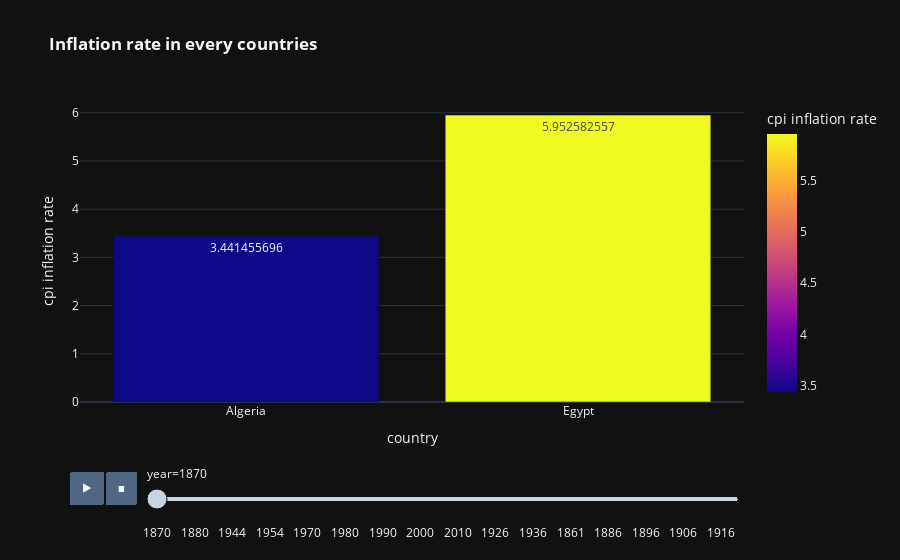

This figure's notebook cell:
### Code cell
px.bar(df,x='country',y='inflation_annual_cpi',color='inflation_annual_cpi',animation_frame='year',text='inflation_annual_cpi',labels={'inflation_annual_cpi':'cpi inflation rate'},animation_group='country',template='plotly_dark',title='<b> Inflation rate in every countries')

### Figure 1 — Plotly figure (JSON) as saved in the notebook; plotly's stock layout.template omitted (floating-point values rounded to 4 significant figures)
{"data": [{"alignmentgroup": "True", "hovertemplate": "year=1870<br>country=%{x}<br>cpi inflation rate=%{marker.color}<extra></extra>", "ids": ["Algeria", "Egypt"], "legendgroup": "", "marker": {"color": [3.441, 5.953], "coloraxis": "coloraxis", "pattern": {"shape": ""}}, "name": "", "offsetgroup": "", "orientation": "v", "showlegend": false, "text": [3.441, 5.953], "textposition": "auto", "type": "bar", "x": ["Algeria", "Egypt"], "xaxis": "x", "y": [3.441, 5.953], "yaxis": "y"}], "layout": {"autosize": true, "barmode": "relative", "coloraxis": {"colorbar": {"title": {"text": "cpi inflation rate"}}, "colorscale": [[0, "#0d0887"], [0.1111, "#46039f"], [0.2222, "#7201a8"], [0.3333, "#9c179e"], [0.4444, "#bd3786"], [0.5556, "#d8576b"], [0.6667, "#ed7953"], [0.7778, "#fb9f3a"], [0.8889, "#fdca26"], [1, "#f0f921"]]}, "legend": {"tracegroupgap": 0}, "sliders": [{"active": 0, "currentvalue": {"prefix": "year="}, "len": 0.9, "pad": {"b": 10, "t": 60}, "steps": [{"args": [["1870"], {"frame": {"duration": 0, "redraw": true}, "fromcurrent": true, "mode": "immediate", "transition": {"duration": 0, "easing": "linear"}}], "label": "1870", "method": "animate"}, {"args": [["1871"], {"frame": {"duration": 0, "redraw": true}, "fromcurrent": true, "mode": "immediate", "transition": {"duration": 0, "easing": "linear"}}], "label": "1871", "method": "animate"}, {"args": [["1872"], {"frame": {"duration": 0, "redraw": true}, "fromcurrent": true, "mode": "immediate", "transition": {"duration": 0, "easing": "linear"}}], "label": "1872", "method": "animate"}, {"args": [["1873"], {"frame": {"duration": 0, "redraw": true}, "fromcurrent": true, "mode": "immediate", "transition": {"duration": 0, "easing": "linear"}}], "label": "1873", "method": "animate"}, {"args": [["1874"], {"frame": {"duration": 0, "redraw": true}, "fromcurrent": true, "mode": "immediate", "transition": {"duration": 0, "easing": "linear"}}], "label": "1874", "method": "animate"}, {"args": [["1875"], {"frame": {"duration": 0, "redraw": true}, "fromcurrent": true, "mode": "immediate", "transition": {"duration": 0, "easing": "linear"}}], "label": "1875", "method": "animate"}, {"args": [["1876"], {"frame": {"duration": 0, "redraw": true}, "fromcurrent": true, "mode": "immediate", "transition": {"duration": 0, "easing": "linear"}}], "label": "1876", "method": "animate"}, {"args": [["1877"], {"frame": {"duration": 0, "redraw": true}, "fromcurrent": true, "mode": "immediate", "transition": {"duration": 0, "easing": "linear"}}], "label": "1877", "method": "animate"}, {"args": [["1878"], {"frame": {"duration": 0, "redraw": true}, "fromcurrent": true, "mode": "immediate", "transition": {"duration": 0, "easing": "linear"}}], "label": "1878", "method": "animate"}, {"args": [["1879"], {"frame": {"duration": 0, "redraw": true}, "fromcurrent": true, "mode": "immediate", "transition": {"duration": 0, "easing": "linear"}}], "label": "1879", "method": "animate"}, {"args": [["1880"], {"frame": {"duration": 0, "redraw": true}, "fromcurrent": true, "mode": "immediate", "transition": {"duration": 0, "easing": "linear"}}], "label": "1880", "method": "animate"}, {"args": [["1881"], {"frame": {"duration": 0, "redraw": true}, "fromcurrent": true, "mode": "immediate", "transition": {"duration": 0, "easing": "linear"}}], "label": "1881", "method": "animate"}, {"args": [["1882"], {"frame": {"duration": 0, "redraw": true}, "fromcurrent": true, "mode": "immediate", "transition": {"duration": 0, "easing": "linear"}}], "label": "1882", "method": "animate"}, {"args": [["1883"], {"frame": {"duration": 0, "redraw": true}, "fromcurrent": true, "mode": "immediate", "transition": {"duration": 0, "easing": "linear"}}], "label": "1883", "method": "animate"}, {"args": [["1884"], {"frame": {"duration": 0, "redraw": true}, "fromcurrent": true, "mode": "immediate", "transition": {"duration": 0, "easing": "linear"}}], "label": "1884", "method": "animate"}, {"args": [["1939"], {"frame": {"duration": 0, "redraw": true}, "fromcurrent": true, "mode": "immediate", "transition": {"duration": 0, "easing": "linear"}}], "label": "1939", "method": "animate"}, {"args": [["1940"], {"frame": {"duration": 0, "redraw": true}, "fromcurrent": true, "mode": "immediate", "transition": {"duration": 0, "easing": "linear"}}], "label": "1940", "method": "animate"}, {"args": [["1941"], {"frame": {"duration": 0, "redraw": true}, "fromcurrent": true, "mode": "immediate", "transition": {"duration": 0, "easing": "linear"}}], "label": "1941", "method": "animate"}, {"args": [["1942"], {"frame": {"duration": 0, "redraw": true}, "fromcurrent": true, "mode": "immediate", "transition": {"duration": 0, "easing": "linear"}}], "label": "1942", "method": "animate"}, {"args": [["1943"], {"frame": {"duration": 0, "redraw": true}, "fromcurrent": true, "mode": "immediate", "transition": {"duration": 0, "easing": "linear"}}], "label": "1943", "method": "animate"}, {"args": [["1944"], {"frame": {"duration": 0, "redraw": true}, "fromcurrent": true, "mode": "immediate", "transition": {"duration": 0, "easing": "linear"}}], "label": "1944", "method": "animate"}, {"args": [["1945"], {"frame": {"duration": 0, "redraw": true}, "fromcurrent": true, "mode": "immediate", "transition": {"duration": 0, "easing": "linear"}}], "label": "1945", "method": "animate"}, {"args": [["1946"], {"frame": {"duration": 0, "redraw": true}, "fromcurrent": true, "mode": "immediate", "transition": {"duration": 0, "easing": "linear"}}], "label": "1946", "method": "animate"}, {"args": [["1947"], {"frame": {"duration": 0, "redraw": true}, "fromcurrent": true, "mode": "immediate", "transition": {"duration": 0, "easing": "linear"}}], "label": "1947", "method": "animate"}, {"args": [["1948"], {"frame": {"duration": 0, "redraw": true}, "fromcurrent": true, "mode": "immediate", "transition": {"duration": 0, "easing": "linear"}}], "label": "1948", "method": "animate"}, {"args": [["1949"], {"frame": {"duration": 0, "redraw": true}, "fromcurrent": true, "mode": "immediate", "transition": {"duration": 0, "easing": "linear"}}], "label": "1949", "method": "animate"}, {"args": [["1950"], {"frame": {"duration": 0, "redraw": true}, "fromcurrent": true, "mode": "immediate", "transition": {"duration": 0, "easing": "linear"}}], "label": "1950", "method": "animate"}, {"args": [["1951"], {"frame": {"duration": 0, "redraw": true}, "fromcurrent": true, "mode": "immediate", "transition": {"duration": 0, "easing": "linear"}}], "label": "1951", "method": "animate"}, {"args": [["1952"], {"frame": {"duration": 0, "redraw": true}, "fromcurrent": true, "mode": "immediate", "transition": {"duration": 0, "easing": "linear"}}], "label": "1952", "method": "animate"}, {"args": [["1953"], {"frame": {"duration": 0, "redraw": true}, "fromcurrent": true, "mode": "immediate", "transition": {"duration": 0, "easing": "linear"}}], "label": "1953", "method": "animate"}, {"args": [["1954"], {"frame": {"duration": 0, "redraw": true}, "fromcurrent": true, "mode": "immediate", "transition": {"duration": 0, "easing": "linear"}}], "label": "1954", "method": "animate"}, {"args": [["1955"], {"frame": {"duration": 0, "redraw": true}, "fromcurrent": true, "mode": "immediate", "transition": {"duration": 0, "easing": "linear"}}], "label": "1955", "method": "animate"}, {"args": [["1956"], {"frame": {"duration": 0, "redraw": true}, "fromcurrent": true, "mode": "immediate", "transition": {"duration": 0, "easing": "linear"}}], "label": "1956", "method": "animate"}, {"args": [["1957"], {"frame": {"duration": 0, "redraw": true}, "fromcurrent": true, "mode": "immediate", "transition": {"duration": 0, "easing": "linear"}}], "label": "1957", "method": "animate"}, {"args": [["1958"], {"frame": {"duration": 0, "redraw": true}, "fromcurrent": true, "mode": "immediate", "transition": {"duration": 0, "easing": "linear"}}], "label": "1958", "method": "animate"}, {"args": [["1959"], {"frame": {"duration": 0, "redraw": true}, "fromcurrent": true, "mode": "immediate", "transition": {"duration": 0, "easing": "linear"}}], "label": "1959", "method": "animate"}, {"args": [["1960"], {"frame": {"duration": 0, "redraw": true}, "fromcurrent": true, "mode": "immediate", "transition": {"duration": 0, "easing": "linear"}}], "label": "1960", "method": "animate"}, {"args": [["1961"], {"frame": {"duration": 0, "redraw": true}, "fromcurrent": true, "mode": "immediate", "transition": {"duration": 0, "easing": "linear"}}], "label": "1961", "method": "animate"}, {"args": [["1968"], {"frame": {"duration": 0, "redraw": true}, "fromcurrent": true, "mode": "immediate", "transition": {"duration": 0, "easing": "linear"}}], "label": "1968", "method": "animate"}, {"args": [["1969"], {"frame": {"duration": 0, "redraw": true}, "fromcurrent": true, "mode": "immediate", "transition": {"duration": 0, "easing": "linear"}}], "label": "1969", "method": "animate"}, {"args": [["1970"], {"frame": {"duration": 0, "redraw": true}, "fromcurrent": true, "mode": "immediate", "transition": {"duration": 0, "easing": "linear"}}], "label": "1970", "method": "animate"}, {"args": [["1971"], {"frame": {"duration": 0, "redraw": true}, "fromcurrent": true, "mode": "immediate", "transition": {"duration": 0, "easing": "linear"}}], "label": "1971", "method": "animate"}, {"args": [["1972"], {"frame": {"duration": 0, "redraw": true}, "fromcurrent": true, "mode": "immediate", "transition": {"duration": 0, "easing": "linear"}}], "label": "1972", "method": "animate"}, {"args": [["1973"], {"frame": {"duration": 0, "redraw": true}, "fromcurrent": true, "mode": "immediate", "transition": {"duration": 0, "easing": "linear"}}], "label": "1973", "method": "animate"}, {"args": [["1974"], {"frame": {"duration": 0, "redraw": true}, "fromcurrent": true, "mode": "immediate", "transition": {"duration": 0, "easing": "linear"}}], "label": "1974", "method": "animate"}, {"args": [["1975"], {"frame": {"duration": 0, "redraw": true}, "fromcurrent": true, "mode": "immediate", "transition": {"duration": 0, "easing": "linear"}}], "label": "1975", "method": "animate"}, {"args": [["1976"], {"frame": {"duration": 0, "redraw": true}, "fromcurrent": true, "mode": "immediate", "transition": {"duration": 0, "easing": "linear"}}], "label": "1976", "method": "animate"}, {"args": [["1977"], {"frame": {"duration": 0, "redraw": true}, "fromcurrent": true, "mode": "immediate", "transition": {"duration": 0, "easing": "linear"}}], "label": "1977", "method": "animate"}, {"args": [["1978"], {"frame": {"duration": 0, "redraw": true}, "fromcurrent": true, "mode": "immediate", "transition": {"duration": 0, "easing": "linear"}}], "label": "1978", "method": "animate"}, {"args": [["1979"], {"frame": {"duration": 0, "redraw": true}, "fromcurrent": true, "mode": "immediate", "transition": {"duration": 0, "easing": "linear"}}], "label": "1979", "method": "animate"}, {"args": [["1980"], {"frame": {"duration": 0, "redraw": true}, "fromcurrent": true, "mode": "immediate", "transition": {"duration": 0, "easing": "linear"}}], "label": "1980", "method": "animate"}, {"args": [["1981"], {"frame": {"duration": 0, "redraw": true}, "fromcurrent": true, "mode": "immediate", "transition": {"duration": 0, "easing": "linear"}}], "label": "1981", "method": "animate"}, {"args": [["1982"], {"frame": {"duration": 0, "redraw": true}, "fromcurrent": true, "mode": "immediate", "transition": {"duration": 0, "easing": "linear"}}], "label": "1982", "method": "animate"}, {"args": [["1983"], {"frame": {"duration": 0, "redraw": true}, "fromcurrent": true, "mode": "immediate", "transition": {"duration": 0, "easing": "linear"}}], "label": "1983", "method": "animate"}, {"args": [["1984"], {"frame": {"duration": 0, "redraw": true}, "fromcurrent": true, "mode": "immediate", "transition": {"duration": 0, "easing": "linear"}}], "label": "1984", "method": "animate"}, {"args": [["1985"], {"frame": {"duration": 0, "redraw": true}, "fromcurrent": true, "mode": "immediate", "transition": {"duration": 0, "easing": "linear"}}], "label": "1985", "method": "animate"}, {"args": [["1986"], {"frame": {"duration": 0, "redraw": true}, "fromcurrent": true, "mode": "immediate", "transition": {"duration": 0, "easing": "linear"}}], "label": "1986", "method": "animate"}, {"args": [["1987"], {"frame": {"duration": 0, "redraw": true}, "fromcurrent": true, "mode": "immediate", "transition": {"duration": 0, "easing": "linear"}}], "label": "1987", "method": "animate"}, {"args": [["1988"], {"frame": {"duration": 0, "redraw": true}, "fromcurrent": true, "mode": "immediate", "transition": {"duration": 0, "easing": "linear"}}], "label": "1988", "method": "animate"}, {"args": [["1989"], {"frame": {"duration": 0, "redraw": true}, "fromcurrent": true, "mode": "immediate", "transition": {"duration": 0, "easing": "linear"}}], "label": "1989", "method": "animate"}, {"args": [["1990"], {"frame": {"duration": 0, "redraw": true}, "fromcurrent": true, "mode": "immediate", "transition": {"duration": 0, "easing": "linear"}}], "label": "1990", "method": "animate"}, {"args": [["1991"], {"frame": {"duration": 0, "redraw": true}, "fromcurrent": true, "mode": "immediate", "transition": {"duration": 0, "easing": "linear"}}], "label": "1991", "method": "animate"}, {"args": [["1992"], {"frame": {"duration": 0, "redraw": true}, "fromcurrent": true, "mode": "immediate", "transition": {"duration": 0, "easing": "linear"}}], "label": "1992", "method": "animate"}, {"args": [["1993"], {"frame": {"duration": 0, "redraw": true}, "fromcurrent": true, "mode": "immediate", "transition": {"duration": 0, "easing": "linear"}}], "label": "1993", "method": "animate"}, {"args": [["1994"], {"frame": {"duration": 0, "redraw": true}, "fromcurrent": true, "mode": "immediate", "transition": {"duration": 0, "easing": "linear"}}], "label": "1994", "method": "animate"}, {"args": [["1995"], {"frame": {"duration": 0, "redraw": true}, "fromcurrent": true, "mode": "immediate", "transition": {"duration": 0, "easing": "linear"}}], "label": "1995", "method": "animate"}, {"args": [["1996"], {"frame": {"duration": 0, "redraw": true}, "fromcurrent": true, "mode": "immediate", "transition": {"duration": 0, "easing": "linear"}}], "label": "1996", "method": "animate"}, {"args": [["1997"], {"frame": {"duration": 0, "redraw": true}, "fromcurrent": true, "mode": "immediate", "transition": {"duration": 0, "easing": "linear"}}], "label": "1997", "method": "animate"}, {"args": [["1998"], {"frame": {"duration": 0, "redraw": true}, "fromcurrent": true, "mode": "immediate", "transition": {"duration": 0, "easing": "linear"}}], "label": "1998", "method": "animate"}, {"args": [["1999"], {"frame": {"duration": 0, "redraw": true}, "fromcurrent": true, "mode": "immediate", "transition": {"duration": 0, "easing": "linear"}}], "label": "1999", "method": "animate"}, {"args": [["2000"], {"frame": {"duration": 0, "redraw": true}, "fromcurrent": true, "mode": "immediate", "transition": {"duration": 0, "easing": "linear"}}], "label": "2000", "method": "animate"}, {"args": [["2001"], {"frame": {"duration": 0, "redraw": true}, "fromcurrent": true, "mode": "immediate", "transition": {"duration": 0, "easing": "linear"}}], "label": "2001", "method": "animate"}, {"args": [["2002"], {"frame": {"duration": 0, "redraw": true}, "fromcurrent": true, "mode": "immediate", "transition": {"duration": 0, "easing": "linear"}}], "label": "2002", "method": "animate"}, {"args": [["2003"], {"frame": {"duration": 0, "redraw": true}, "fromcurrent": true, "mode": "immediate", "transition": {"duration": 0, "easing": "linear"}}], "label": "2003", "method": "animate"}, {"args": [["2004"], {"frame": {"duration": 0, "redraw": true}, "fromcurrent": true, "mode": "immediate", "transition": {"duration": 0, "easing": "linear"}}], "label": "2004", "method": "animate"}, {"args": [["2005"], {"frame": {"duration": 0, "redraw": true}, "fromcurrent": true, "mode": "immediate", "transition": {"duration": 0, "easing": "linear"}}], "label": "2005", "method": "animate"}, {"args": [["2006"], {"frame": {"duration": 0, "redraw": true}, "fromcurrent": true, "mode": "immediate", "transition": {"duration": 0, "easing": "linear"}}], "label": "2006", "method": "animate"}, {"args": [["2007"], {"frame": {"duration": 0, "redraw": true}, "fromcurrent": true, "mode": "immediate", "transition": {"duration": 0, "easing": "linear"}}], "label": "2007", "method": "animate"}, {"args": [["2008"], {"frame": {"duration": 0, "redraw": true}, "fromcurrent": true, "mode": "immediate", "transition": {"duration": 0, "easing": "linear"}}], "label": "2008", "method": "animate"}, {"args": [["2009"], {"frame": {"duration": 0, "redraw": true}, "fromcurrent": true, "mode": "immediate", "transition": {"duration": 0, "easing": "linear"}}], "label": "2009", "method": "animate"}, {"args": [["2010"], {"frame": {"duration": 0, "redraw": true}, "fromcurrent": true, "mode": "immediate", "transition": {"duration": 0, "easing": "linear"}}], "label": "2010", "method": "animate"}, {"args": [["2011"], {"frame": {"duration": 0, "redraw": true}, "fromcurrent": true, "mode": "immediate", "transition": {"duration": 0, "easing": "linear"}}], "label": "2011", "method": "animate"}, {"args": [["2012"], {"frame": {"duration": 0, "redraw": true}, "fromcurrent": true, "mode": "immediate", "transition": {"duration": 0, "easing": "linear"}}], "label": "2012", "method": "animate"}, {"args": [["2013"], {"frame": {"duration": 0, "redraw": true}, "fromcurrent": true, "mode": "immediate", "transition": {"duration": 0, "easing": "linear"}}], "label": "2013", "method": "animate"}, {"args": [["2014"], {"frame": {"duration": 0, "redraw": true}, "fromcurrent": true, "mode": "immediate", "transition": {"duration": 0, "easing": "linear"}}], "label": "2014", "method": "animate"}, {"args": [["1921"], {"frame": {"duration": 0, "redraw": true}, "fromcurrent": true, "mode": "immediate", "transition": {"duration": 0, "easing": "linear"}}], "label": "1921", "method": "animate"}, {"args": [["1922"], {"frame": {"duration": 0, "redraw": true}, "fromcurrent": true, "mode": "immediate", "transition": {"duration": 0, "easing": "linear"}}], "label": "1922", "method": "animate"}, {"args": [["1923"], {"frame": {"duration": 0, "redraw": true}, "fromcurrent": true, "mode": "immediate", "transition": {"duration": 0, "easing": "linear"}}], "label": "1923", "method": "animate"}, {"args": [["1924"], {"frame": {"duration": 0, "redraw": true}, "fromcurrent": true, "mode": "immediate", "transition": {"duration": 0, "easing": "linear"}}], "label": "1924", "method": "animate"}, {"args": [["1925"], {"frame": {"duration": 0, "redraw": true}, "fromcurrent": true, "mode": "immediate", "transition": {"duration": 0, "easing": "linear"}}], "label": "1925", "method": "animate"}, {"args": [["1926"], {"frame": {"duration": 0, "redraw": true}, "fromcurrent": true, "mode": "immediate", "transition": {"duration": 0, "easing": "linear"}}], "label": "1926", "method": "animate"}, {"args": [["1927"], {"frame": {"duration": 0, "redraw": true}, "fromcurrent": true, "mode": "immediate", "transition": {"duration": 0, "easing": "linear"}}], "label": "1927", "method": "animate"}, {"args": [["1928"], {"frame": {"duration": 0, "redraw": true}, "fromcurrent": true, "mode": "immediate", "transition": {"duration": 0, "easing": "linear"}}], "label": "1928", "method": "animate"}, {"args": [["1929"], {"frame": {"duration": 0, "redraw": true}, "fromcurrent": true, "mode": "immediate", "transition": {"duration": 0, "easing": "linear"}}], "label": "1929", "method": "animate"}, {"args": [["1930"], {"frame": {"duration": 0, "redraw": true}, "fromcurrent": true, "mode": "immediate", "transition": {"duration": 0, "easing": "linear"}}], "label": "1930", "method": "animate"}, {"args": [["1931"], {"frame": {"duration": 0, "redraw": true}, "fromcurrent": true, "mode": "immediate", "transition": {"duration": 0, "easing": "linear"}}], "label": "1931", "method": "animate"}, {"args": [["1932"], {"frame": {"duration": 0, "redraw": true}, "fromcurrent": true, "mode": "immediate", "transition": {"duration": 0, "easing": "linear"}}], "label": "1932", "method": "animate"}, {"args": [["1933"], {"frame": {"duration": 0, "redraw": true}, "fromcurrent": true, "mode": "immediate", "transition": {"duration": 0, "easing": "linear"}}], "label": "1933", "method": "animate"}, {"args": [["1934"], {"frame": {"duration": 0, "redraw": true}, "fromcurrent": true, "mode": "immediate", "transition": {"duration": 0, "easing": "linear"}}], "label": "1934", "method": "animate"}, {"args": [["1935"], {"frame": {"duration": 0, "redraw": true}, "fromcurrent": true, "mode": "immediate", "transition": {"duration": 0, "easing": "linear"}}], "label": "1935", "method": "animate"}, {"args": [["1936"], {"frame": {"duration": 0, "redraw": true}, "fromcurrent": true, "mode": "immediate", "transition": {"duration": 0, "easing": "linear"}}], "label": "1936", "method": "animate"}, {"args": [["1937"], {"frame": {"duration": 0, "redraw": true}, "fromcurrent": true, "mode": "immediate", "transition": {"duration": 0, "easing": "linear"}}], "label": "1937", "method": "animate"}, {"args": [["1938"], {"frame": {"duration": 0, "redraw": true}, "fromcurrent": true, "mode": "immediate", "transition": {"duration": 0, "easing": "linear"}}], "label": "1938", "method": "animate"}, {"args": [["1962"], {"frame": {"duration": 0, "redraw": true}, "fromcurrent": true, "mode": "immediate", "transition": {"duration": 0, "easing": "linear"}}], "label": "1962", "method": "animate"}, {"args": [["1963"], {"frame": {"duration": 0, "redraw": true}, "fromcurrent": true, "mode": "immediate", "transition": {"duration": 0, "easing": "linear"}}], "label": "1963", "method": "animate"}, {"args": [["1964"], {"frame": {"duration": 0, "redraw": true}, "fromcurrent": true, "mode": "immediate", "transition": {"duration": 0, "easing": "linear"}}], "label": "1964", "method": "animate"}, {"args": [["1965"], {"frame": {"duration": 0, "redraw": true}, "fromcurrent": true, "mode": "immediate", "transition": {"duration": 0, "easing": "linear"}}], "label": "1965", "method": "animate"}, {"args": [["1966"], {"frame": {"duration": 0, "redraw": true}, "fromcurrent": true, "mode": "immediate", "transition": {"duration": 0, "easing": "linear"}}], "label": "1966", "method": "animate"}, {"args": [["1967"], {"frame": {"duration": 0, "redraw": true}, "fromcurrent": true, "mode": "immediate", "transition": {"duration": 0, "easing": "linear"}}], "label": "1967", "method": "animate"}, {"args": [["1860"], {"frame": {"duration": 0, "redraw": true}, "fromcurrent": true, "mode": "immediate", "transition": {"duration": 0, "easing": "linear"}}], "label": "1860", "method": "animate"}, {"args": [["1861"], {"frame": {"duration": 0, "redraw": true}, "fromcurrent": true, "mode": "immediate", "transition": {"duration": 0, "easing": "linear"}}], "label": "1861", "method": "animate"}, {"args": [["1862"], {"frame": {"duration": 0, "redraw": true}, "fromcurrent": true, "mode": "immediate", "transition": {"duration": 0, "easing": "linear"}}], "label": "1862", "method": "animate"}, {"args": [["1863"], {"frame": {"duration": 0, "redraw": true}, "fromcurrent": true, "mode": "immediate", "transition": {"duration": 0, "easing": "linear"}}], "label": "1863", "method": "animate"}, {"args": [["1864"], {"frame": {"duration": 0, "redraw": true}, "fromcurrent": true, "mode": "immediate", "transition": {"duration": 0, "easing": "linear"}}], "label": "1864", "method": "animate"}, {"args": [["1865"], {"frame": {"duration": 0, "redraw": true}, "fromcurrent": true, "mode": "immediate", "transition": {"duration": 0, "easing": "linear"}}], "label": "1865", "method": "animate"}, {"args": [["1866"], {"frame": {"duration": 0, "redraw": true}, "fromcurrent": true, "mode": "immediate", "transition": {"duration": 0, "easing": "linear"}}], "label": "1866", "method": "animate"}, {"args": [["1867"], {"frame": {"duration": 0, "redraw": true}, "fromcurrent": true, "mode": "immediate", "transition": {"duration": 0, "easing": "linear"}}], "label": "1867", "method": "animate"}, {"args": [["1868"], {"frame": {"duration": 0, "redraw": true}, "fromcurrent": true, "mode": "immediate", "transition": {"duration": 0, "easing": "linear"}}], "label": "1868", "method": "animate"}, {"args": [["1869"], {"frame": {"duration": 0, "redraw": true}, "fromcurrent": true, "mode": "immediate", "transition": {"duration": 0, "easing": "linear"}}], "label": "1869", "method": "animate"}, {"args": [["1885"], {"frame": {"duration": 0, "redraw": true}, "fromcurrent": true, "mode": "immediate", "transition": {"duration": 0, "easing": "linear"}}], "label": "1885", "method": "animate"}, {"args": [["1886"], {"frame": {"duration": 0, "redraw": true}, "fromcurrent": true, "mode": "immediate", "transition": {"duration": 0, "easing": "linear"}}], "label": "1886", "method": "animate"}, {"args": [["1887"], {"frame": {"duration": 0, "redraw": true}, "fromcurrent": true, "mode": "immediate", "transition": {"duration": 0, "easing": "linear"}}], "label": "1887", "method": "animate"}, {"args": [["1888"], {"frame": {"duration": 0, "redraw": true}, "fromcurrent": true, "mode": "immediate", "transition": {"duration": 0, "easing": "linear"}}], "label": "1888", "method": "animate"}, {"args": [["1889"], {"frame": {"duration": 0, "redraw": true}, "fromcurrent": true, "mode": "immediate", "transition": {"duration": 0, "easing": "linear"}}], "label": "1889", "method": "animate"}, {"args": [["1890"], {"frame": {"duration": 0, "redraw": true}, "fromcurrent": true, "mode": "immediate", "transition": {"duration": 0, "easing": "linear"}}], "label": "1890", "method": "animate"}, {"args": [["1891"], {"frame": {"duration": 0, "redraw": true}, "fromcurrent": true, "mode": "immediate", "transition": {"duration": 0, "easing": "linear"}}], "label": "1891", "method": "animate"}, {"args": [["1892"], {"frame": {"duration": 0, "redraw": true}, "fromcurrent": true, "mode": "immediate", "transition": {"duration": 0, "easing": "linear"}}], "label": "1892", "method": "animate"}, {"args": [["1893"], {"frame": {"duration": 0, "redraw": true}, "fromcurrent": true, "mode": "immediate", "transition": {"duration": 0, "easing": "linear"}}], "label": "1893", "method": "animate"}, {"args": [["1894"], {"frame": {"duration": 0, "redraw": true}, "fromcurrent": true, "mode": "immediate", "transition": {"duration": 0, "easing": "linear"}}], "label": "1894", "method": "animate"}, {"args": [["1895"], {"frame": {"duration": 0, "redraw": true}, "fromcurrent": true, "mode": "immediate", "transition": {"duration": 0, "easing": "linear"}}], "label": "1895", "method": "animate"}, {"args": [["1896"], {"frame": {"duration": 0, "redraw": true}, "fromcurrent": true, "mode": "immediate", "transition": {"duration": 0, "easing": "linear"}}], "label": "1896", "method": "animate"}, {"args": [["1897"], {"frame": {"duration": 0, "redraw": true}, "fromcurrent": true, "mode": "immediate", "transition": {"duration": 0, "easing": "linear"}}], "label": "1897", "method": "animate"}, {"args": [["1898"], {"frame": {"duration": 0, "redraw": true}, "fromcurrent": true, "mode": "immediate", "transition": {"duration": 0, "easing": "linear"}}], "label": "1898", "method": "animate"}, {"args": [["1899"], {"frame": {"duration": 0, "redraw": true}, "fromcurrent": true, "mode": "immediate", "transition": {"duration": 0, "easing": "linear"}}], "label": "1899", "method": "animate"}, {"args": [["1900"], {"frame": {"duration": 0, "redraw": true}, "fromcurrent": true, "mode": "immediate", "transition": {"duration": 0, "easing": "linear"}}], "label": "1900", "method": "animate"}, {"args": [["1901"], {"frame": {"duration": 0, "redraw": true}, "fromcurrent": true, "mode": "immediate", "transition": {"duration": 0, "easing": "linear"}}], "label": "1901", "method": "animate"}, {"args": [["1902"], {"frame": {"duration": 0, "redraw": true}, "fromcurrent": true, "mode": "immediate", "transition": {"duration": 0, "easing": "linear"}}], "label": "1902", "method": "animate"}, {"args": [["1903"], {"frame": {"duration": 0, "redraw": true}, "fromcurrent": true, "mode": "immediate", "transition": {"duration": 0, "easing": "linear"}}], "label": "1903", "method": "animate"}, {"args": [["1904"], {"frame": {"duration": 0, "redraw": true}, "fromcurrent": true, "mode": "immediate", "transition": {"duration": 0, "easing": "linear"}}], "label": "1904", "method": "animate"}, {"args": [["1905"], {"frame": {"duration": 0, "redraw": true}, "fromcurrent": true, "mode": "immediate", "transition": {"duration": 0, "easing": "linear"}}], "label": "1905", "method": "animate"}, {"args": [["1906"], {"frame": {"duration": 0, "redraw": true}, "fromcurrent": true, "mode": "immediate", "transition": {"duration": 0, "easing": "linear"}}], "label": "1906", "method": "animate"}, {"args": [["1907"], {"frame": {"duration": 0, "redraw": true}, "fromcurrent": true, "mode": "immediate", "transition": {"duration": 0, "easing": "linear"}}], "label": "1907", "method": "animate"}, {"args": [["1908"], {"frame": {"duration": 0, "redraw": true}, "fromcurrent": true, "mode": "immediate", "transition": {"duration": 0, "easing": "linear"}}], "label": "1908", "method": "animate"}, {"args": [["1909"], {"frame": {"duration": 0, "redraw": true}, "fromcurrent": true, "mode": "immediate", "transition": {"duration": 0, "easing": "linear"}}], "label": "1909", "method": "animate"}, {"args": [["1910"], {"frame": {"duration": 0, "redraw": true}, "fromcurrent": true, "mode": "immediate", "transition": {"duration": 0, "easing": "linear"}}], "label": "1910", "method": "animate"}, {"args": [["1911"], {"frame": {"duration": 0, "redraw": true}, "fromcurrent": true, "mode": "immediate", "transition": {"duration": 0, "easing": "linear"}}], "label": "1911", "method": "animate"}, {"args": [["1912"], {"frame": {"duration": 0, "redraw": true}, "fromcurrent": true, "mode": "immediate", "transition": {"duration": 0, "easing": "linear"}}], "label": "1912", "method": "animate"}, {"args": [["1913"], {"frame": {"duration": 0, "redraw": true}, "fromcurrent": true, "mode": "immediate", "transition": {"duration": 0, "easing": "linear"}}], "label": "1913", "method": "animate"}, {"args": [["1914"], {"frame": {"duration": 0, "redraw": true}, "fromcurrent": true, "mode": "immediate", "transition": {"duration": 0, "easing": "linear"}}], "label": "1914", "method": "animate"}, {"args": [["1915"], {"frame": {"duration": 0, "redraw": true}, "fromcurrent": true, "mode": "immediate", "transition": {"duration": 0, "easing": "linear"}}], "label": "1915", "method": "animate"}, {"args": [["1916"], {"frame": {"duration": 0, "redraw": true}, "fromcurrent": true, "mode": "immediate", "transition": {"duration": 0, "easing": "linear"}}], "label": "1916", "method": "animate"}, {"args": [["1917"], {"frame": {"duration": 0, "redraw": true}, "fromcurrent": true, "mode": "immediate", "transition": {"duration": 0, "easing": "linear"}}], "label": "1917", "method": "animate"}, {"args": [["1918"], {"frame": {"duration": 0, "redraw": true}, "fromcurrent": true, "mode": "immediate", "transition": {"duration": 0, "easing": "linear"}}], "label": "1918", "method": "animate"}, {"args": [["1919"], {"frame": {"duration": 0, "redraw": true}, "fromcurrent": true, "mode": "immediate", "transition": {"duration": 0, "easing": "linear"}}], "label": "1919", "method": "animate"}, {"args": [["1920"], {"frame": {"duration": 0, "redraw": true}, "fromcurrent": true, "mode": "immediate", "transition": {"duration": 0, "easing": "linear"}}], "label": "1920", "method": "animate"}], "x": 0.1, "xanchor": "left", "y": 0, "yanchor": "top"}], "title": {"text": "<b> Inflation rate in every countries"}, "updatemenus": [{"buttons": [{"args": [null, {"frame": {"duration": 500, "redraw": true}, "fromcurrent": true, "mode": "immediate", "transition": {"duration": 500, "easing": "linear"}}], "label": "&#9654;", "method": "animate"}, {"args": [[null], {"frame": {"duration": 0, "redraw": true}, "fromcurrent": true, "mode": "immediate", "transition": {"duration": 0, "easing": "linear"}}], "label": "&#9724;", "method": "animate"}], "direction": "left", "pad": {"r": 10, "t": 70}, "showactive": false, "type": "buttons", "x": 0.1, "xanchor": "right", "y": 0, "yanchor": "top"}], "xaxis": {"anchor": "y", "autorange": true, "domain": [0, 1], "range": [-0.5, 1.5], "title": {"text": "country"}, "type": "category"}, "yaxis": {"anchor": "x", "autorange": true, "domain": [0, 1], "range": [0, 6.266], "title": {"text": "cpi inflation rate"}, "type": "linear"}}}
